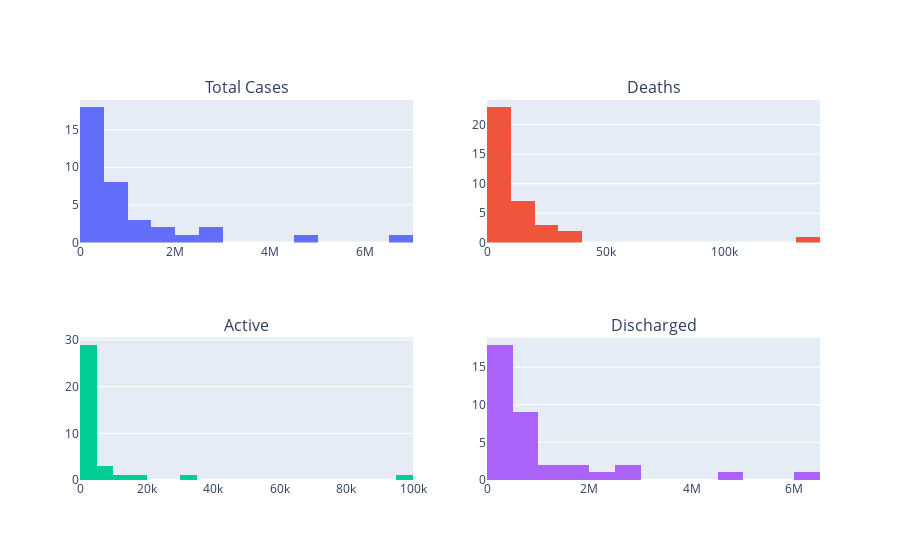

Source (notebook cell):
### Code cell
# Make 4 Histograms: 'Total Cases', 'Deaths', 'Active', 'Discharged'
import plotly.graph_objects as go
import plotly.express as px
from plotly.subplots import make_subplots

fig = make_subplots(rows=2, cols=2, subplot_titles=['Total Cases', 'Deaths', 'Active', 'Discharged'])

total_cases = go.Histogram(x=pd_df['Total_Cases'], nbinsx=20, name='Total Cases')
deaths = go.Histogram(x=pd_df['Deaths'], nbinsx=20, name='Deaths')
active = go.Histogram(x=pd_df['Active'], nbinsx=20, name='Active')
discharged = go.Histogram(x=pd_df['Discharged'], nbinsx=20, name='Discharged')

fig.add_trace(total_cases, 1, 1)
fig.add_trace(deaths, 1, 2)
fig.add_trace(active, 2, 1)
fig.add_trace(discharged, 2, 2)

fig.update_layout(showlegend=False)
fig.show()

### Figure 1 — Plotly figure (JSON) as saved in the notebook; plotly's stock layout.template omitted (floating-point values rounded to 4 significant figures)
{"data": [{"name": "Total Cases", "nbinsx": 20, "type": "histogram", "x": [7641, 2059708, 54964, 605944, 726021, 65297, 1005624, 10675, 1439337, 177410, 826258, 771049, 221203, 330885, 348415, 2982869, 4838811, 20871, 10365, 792675, 6588429, 122545, 82815, 111651, 31547, 1034276, 127296, 601992, 954383, 31739, 2684641, 668722, 84299, 1710014, 343739, 1579463], "xaxis": "x", "yaxis": "y"}, {"name": "Deaths", "nbinsx": 20, "type": "histogram", "x": [129, 14295, 280, 5939, 9661, 820, 13570, 4, 25089, 3339, 10086, 10049, 3717, 4426, 5135, 37931, 26734, 208, 51, 10523, 139734, 1893, 1432, 380, 674, 8279, 1849, 16540, 8954, 391, 35869, 3936, 816, 22897, 7397, 18953], "xaxis": "x2", "yaxis": "y2"}, {"name": "Active", "nbinsx": 20, "type": "histogram", "x": [9, 6453, 183, 3458, 46, 30, 197, 3, 327, 648, 212, 116, 1361, 895, 130, 9700, 95349, 42, 1, 106, 33379, 1444, 893, 13316, 228, 4817, 611, 228, 40, 189, 15238, 4056, 102, 133, 179, 7513], "xaxis": "x3", "yaxis": "y3"}, {"name": "Discharged", "nbinsx": 20, "type": "histogram", "x": [7503, 2038960, 54501, 596547, 716314, 64447, 991857, 10668, 1413921, 173423, 815960, 760884, 216125, 325564, 343150, 2935238, 4716728, 20621, 10313, 782046, 6415316, 119208, 80490, 97955, 30645, 1021180, 124836, 585224, 945389, 31159, 2633534, 660730, 83381, 1686984, 336163, 1552997], "xaxis": "x4", "yaxis": "y4"}], "layout": {"annotations": [{"font": {"size": 16}, "showarrow": false, "text": "Total Cases", "x": 0.225, "xanchor": "center", "xref": "paper", "y": 1, "yanchor": "bottom", "yref": "paper"}, {"font": {"size": 16}, "showarrow": false, "text": "Deaths", "x": 0.775, "xanchor": "center", "xref": "paper", "y": 1, "yanchor": "bottom", "yref": "paper"}, {"font": {"size": 16}, "showarrow": false, "text": "Active", "x": 0.225, "xanchor": "center", "xref": "paper", "y": 0.375, "yanchor": "bottom", "yref": "paper"}, {"font": {"size": 16}, "showarrow": false, "text": "Discharged", "x": 0.775, "xanchor": "center", "xref": "paper", "y": 0.375, "yanchor": "bottom", "yref": "paper"}], "showlegend": false, "xaxis": {"anchor": "y", "domain": [0, 0.45]}, "xaxis2": {"anchor": "y2", "domain": [0.55, 1]}, "xaxis3": {"anchor": "y3", "domain": [0, 0.45]}, "xaxis4": {"anchor": "y4", "domain": [0.55, 1]}, "yaxis": {"anchor": "x", "domain": [0.625, 1]}, "yaxis2": {"anchor": "x2", "domain": [0.625, 1]}, "yaxis3": {"anchor": "x3", "domain": [0, 0.375]}, "yaxis4": {"anchor": "x4", "domain": [0, 0.375]}}}
